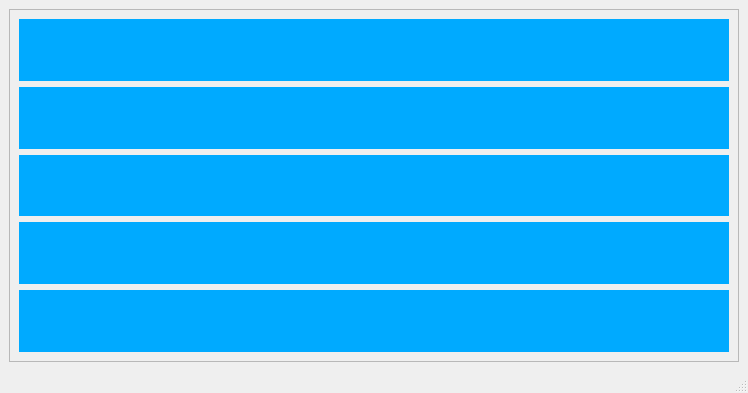
<?xml version="1.0" encoding="UTF-8"?>
<ui version="4.0">
 <class>MainWindow</class>
 <widget class="QMainWindow" name="MainWindow">
  <property name="geometry">
   <rect>
    <x>0</x>
    <y>0</y>
    <width>748</width>
    <height>393</height>
   </rect>
  </property>
  <property name="windowTitle">
   <string>MainWindow</string>
  </property>
  <widget class="QWidget" name="centralwidget">
   <layout class="QGridLayout" name="gridLayout">
    <item row="0" column="0">
     <widget class="QScrollArea" name="scrollArea">
      <property name="widgetResizable">
       <bool>true</bool>
      </property>
      <widget class="QWidget" name="scrollAreaWidgetContents">
       <property name="geometry">
        <rect>
         <x>0</x>
         <y>0</y>
         <width>728</width>
         <height>332</height>
        </rect>
       </property>
       <layout class="QVBoxLayout" name="verticalLayout">
        <item>
         <widget class="QWidget" name="widget" native="true">
          <property name="minimumSize">
           <size>
            <width>0</width>
            <height>50</height>
           </size>
          </property>
          <property name="styleSheet">
           <string notr="true">background-color: rgb(0, 170, 255);</string>
          </property>
         </widget>
        </item>
        <item>
         <widget class="QWidget" name="widget_2" native="true">
          <property name="minimumSize">
           <size>
            <width>0</width>
            <height>50</height>
           </size>
          </property>
          <property name="styleSheet">
           <string notr="true">background-color: rgb(0, 170, 255);</string>
          </property>
         </widget>
        </item>
        <item>
         <widget class="QWidget" name="widget_3" native="true">
          <property name="minimumSize">
           <size>
            <width>0</width>
            <height>50</height>
           </size>
          </property>
          <property name="styleSheet">
           <string notr="true">background-color: rgb(0, 170, 255);</string>
          </property>
         </widget>
        </item>
        <item>
         <widget class="QWidget" name="widget_4" native="true">
          <property name="minimumSize">
           <size>
            <width>0</width>
            <height>50</height>
           </size>
          </property>
          <property name="styleSheet">
           <string notr="true">background-color: rgb(0, 170, 255);</string>
          </property>
         </widget>
        </item>
        <item>
         <widget class="QWidget" name="widget_5" native="true">
          <property name="minimumSize">
           <size>
            <width>0</width>
            <height>50</height>
           </size>
          </property>
          <property name="styleSheet">
           <string notr="true">background-color: rgb(0, 170, 255);</string>
          </property>
         </widget>
        </item>
       </layout>
      </widget>
     </widget>
    </item>
   </layout>
  </widget>
  <widget class="QMenuBar" name="menubar">
   <property name="geometry">
    <rect>
     <x>0</x>
     <y>0</y>
     <width>748</width>
     <height>21</height>
    </rect>
   </property>
  </widget>
  <widget class="QStatusBar" name="statusbar"/>
 </widget>
 <resources/>
 <connections/>
</ui>
